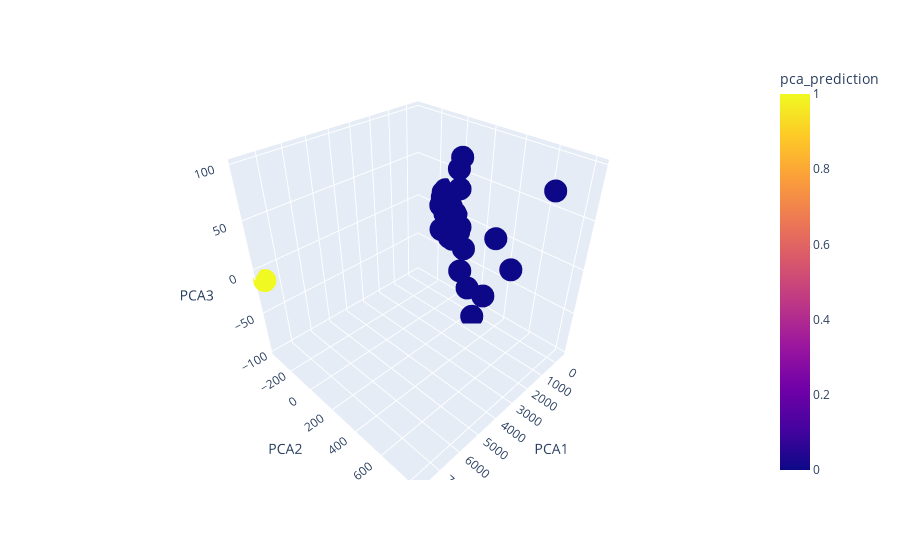

The cell this chart's notebook holds for it:
### Code cell
# 3D plot for 3 components

import plotly.express as px
market_pca_prediction_df = market_pca_prediction_df.reset_index()
fig = px.scatter_3d(market_pca_prediction_df, x = "PCA1", y = "PCA2", z = "PCA3",
                    color = "pca_prediction", hover_data = ['Crypto_names'])

fig.show()

### Figure 1 — Plotly figure (JSON) as saved in the notebook; plotly's stock layout.template omitted (floating-point values rounded to 4 significant figures)
{"data": [{"customdata": [["bitcoin"], ["ethereum"], ["tether"], ["ripple"], ["bitcoin-cash"], ["binancecoin"], ["chainlink"], ["cardano"], ["litecoin"], ["bitcoin-cash-sv"], ["crypto-com-chain"], ["usd-coin"], ["eos"], ["monero"], ["tron"], ["tezos"], ["okb"], ["stellar"], ["cosmos"], ["cdai"], ["neo"], ["wrapped-bitcoin"], ["leo-token"], ["huobi-token"], ["nem"], ["binance-usd"], ["iota"], ["vechain"], ["zcash"], ["theta-token"], ["dash"], ["ethereum-classic"], ["ethlend"], ["maker"], ["havven"], ["omisego"], ["celsius-degree-token"], ["ontology"], ["ftx-token"], ["true-usd"], ["digibyte"]], "hovertemplate": "PCA1=%{x}<br>PCA2=%{y}<br>PCA3=%{z}<br>Crypto_names=%{customdata[0]}<br>pca_prediction=%{marker.color}<extra></extra>", "legendgroup": "", "marker": {"color": [0, 0, 0, 0, 0, 0, 0, 0, 0, 0, 0, 0, 0, 0, 0, 0, 0, 0, 0, 0, 0, 0, 0, 0, 0, 0, 0, 0, 0, 0, 0, 0, 1, 0, 0, 0, 0, 0, 0, 0, 0], "coloraxis": "coloraxis", "symbol": "circle"}, "mode": "markers", "name": "", "scene": "scene", "showlegend": false, "x": [-341.8, -249.4, -402.6, -406.8, -382.4, -289.1, 28.15, -174.5, -406.6, -311.2, -43.75, -402.9, -414.2, -216.8, -306.2, -256.5, -255.3, -364.3, -268.2, -403.0, -229.7, -341.7, -377.7, -366.5, -145.6, -402.5, -378.2, -128.5, -287.0, 532.1, -403.3, -389.1, 7756.0, -367.8, 431.5, 79.67, 1994.0, -398.6, -224.7, -402.3, -82.13], "y": [-51.37, 24.12, -118.7, -79.49, -103.4, 12.29, 155.0, 80.24, -91.78, -143.3, -0.88, -118.8, -101.8, 8.494, -11.95, -127.9, -124.8, -49.1, 30.47, -119.1, -8.804, -51.09, -110.6, -87.26, 37.21, -118.7, -34.32, 65.68, -31.01, 516.1, -117.0, -116.2, -362.0, -46.02, 255.7, 346.5, 823.8, -71.94, -114.8, -118.9, 275.2], "z": [12.53, -14.23, 24.84, 1.566, 16.75, 34.16, -73.13, -30.39, 5.016, 6.083, -23.09, 24.6, -8.053, 55.98, 4.573, -21.98, 17.12, -20.41, -8.225, 24.45, 5.686, 12.05, 16.23, 14.13, 69.78, 24.69, -25.27, -59.72, -7.99, -13.32, -3.149, 0.8912, -11.12, -4.476e-05, -97.42, 3.861, 97.95, -29.34, 23.57, 24.89, -74.56], "type": "scatter3d"}], "layout": {"scene": {"domain": {"x": [0.0, 1.0], "y": [0.0, 1.0]}, "xaxis": {"title": {"text": "PCA1"}}, "yaxis": {"title": {"text": "PCA2"}}, "zaxis": {"title": {"text": "PCA3"}}}, "coloraxis": {"colorbar": {"title": {"text": "pca_prediction"}}, "colorscale": [[0.0, "#0d0887"], [0.1111, "#46039f"], [0.2222, "#7201a8"], [0.3333, "#9c179e"], [0.4444, "#bd3786"], [0.5556, "#d8576b"], [0.6667, "#ed7953"], [0.7778, "#fb9f3a"], [0.8889, "#fdca26"], [1.0, "#f0f921"]]}, "legend": {"tracegroupgap": 0}, "margin": {"t": 60}}}
